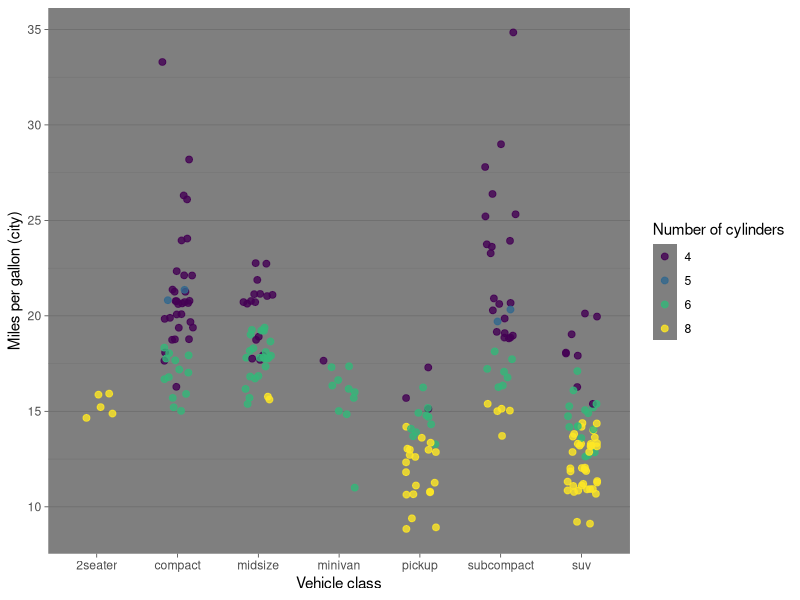
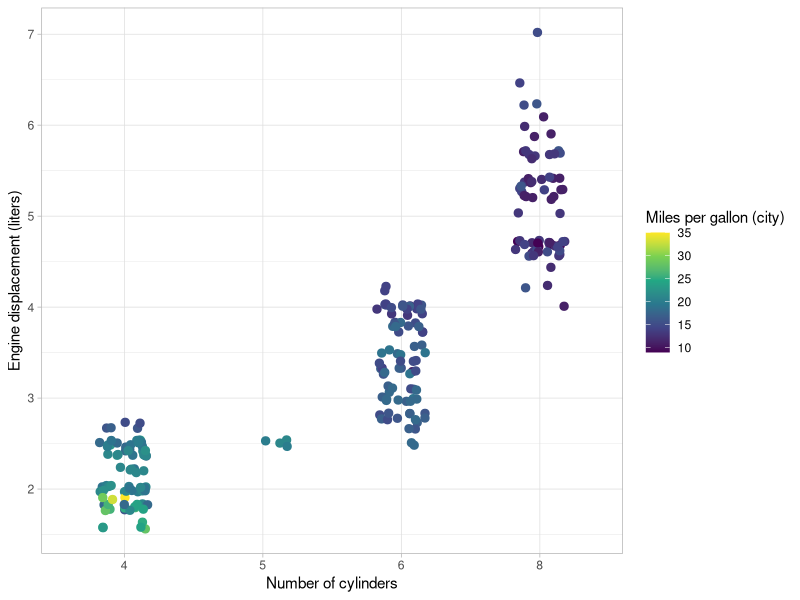

Reproduce these figures in R, in order.
## ---- chunk 1

# If it's the first time you've ever used the package:
# install.packages("tidyverse")

# Load the tidyverse
library(tidyverse)
## ---- chunk 2

glimpse(mpg) # A better tidyverse way to inspect the tibble



## ---- chunk 3
ggplot (data = mpg) +
  geom_jitter(mapping = aes(x=class, y=cty, color = as.character(cyl)), alpha=.8, size=2, width = .2) +
  scale_color_ordinal() +
  theme_dark() +
  theme(panel.grid.major.x = element_blank()) +
  labs(
    color = "Number of cylinders",
    x = "Vehicle class",
    y = "Miles per gallon (city)"
  )


## ---- chunk 4

ggplot (data = mpg) +
  geom_jitter(mapping = aes(x=as.character(cyl), y=displ, color = cty), size=2.5, width = .18) +
  scale_color_viridis_c() +
  theme_light() +
  labs(
    color = "Miles per gallon (city)",
    x = "Number of cylinders",
    y = "Engine displacement (liters)"
  )

